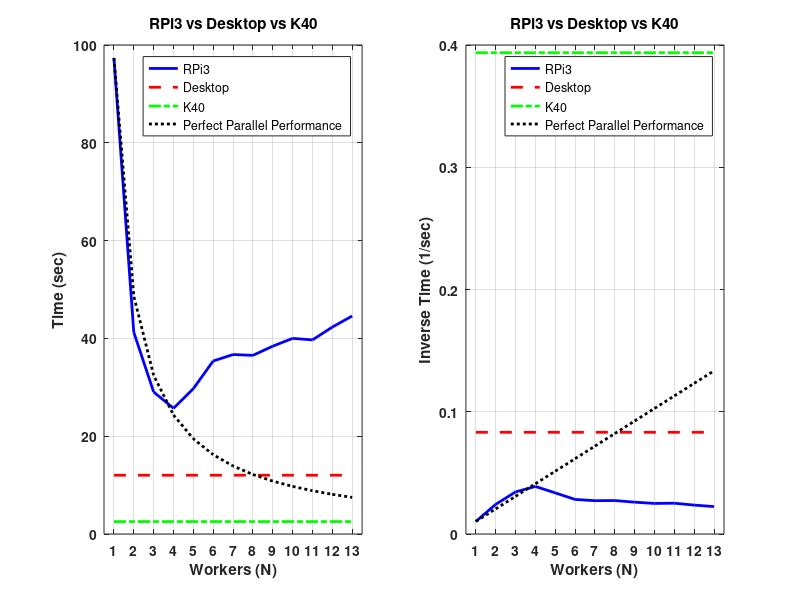

This chart was generated by the following MATLAB code:
%% ZEIT4500 Results Loading and Plotting
% SBLT Andrew Taylor - z3457431
%% MNIST Raspberry Pi Cluster

%% Prepare Workspace
close all;
clear;
clc

%% Global Variables
workers = linspace(13,1,13);
test_runs = 6;
mean_t = zeros(1,length(workers));
sd = zeros(1,length(workers));
se = zeros(1,length(workers));

%% Loading Data in
load('2total_results.mat');

%% Split Data into worker Runs
for j = 1:1:13
    time_t = total(1:test_runs*workers(j));
    total = total(test_runs*workers(j)+1:end);
    mean_t(j) = mean(time_t);
    sd(j) = std(time_t);
    se(j) = sd(j)/sqrt(6);
end
mean_t = fliplr(mean_t);
per_par = zeros(1,13);
for g = 1:13
    per_par(g) = mean_t(1)/g;
end

figure(1);
subplot(122);
plot(1./mean_t,'b','linewidth',2);
hold on;
plot([1 13],[1/12.02 1/12.02],'--r','linewidth',2);
plot([1 13],[1/2.54 1/2.54],'-.g','linewidth',2);
plot(1./per_par,':k','linewidth',2);
xlabel('Workers (N)');
ylabel('Inverse Time (1/sec)');
grid;
xlim([0.5 13.5]);
title({'RPi3 vs Desktop vs K40'});
set(gca,'Xtick',1:1:13);
set(gca,'XtickLabel',1:1:13);
set(gca,'fontweight','bold');
legend('RPi3','Desktop','K40','Perfect Parallel Performance',...
    'location','northeast');
subplot(121);
plot(mean_t,'b','linewidth',2);
hold on;
plot([1 13],[12.02 12.02],'--r','linewidth',2);
plot([1 13],[2.54 2.54],'-.g','linewidth',2);
plot(per_par,':k','linewidth',2);
xlabel('Workers (N)');
ylabel('Time (sec)');
grid;
xlim([0.5 13.5]);
title({'RPi3 vs Desktop vs K40'});
set(gca,'Xtick',1:1:13);
set(gca,'XtickLabel',1:1:13);
set(gca,'fontweight','bold');
legend('RPi3','Desktop','K40','Perfect Parallel Performance',...
    'location','northeast');